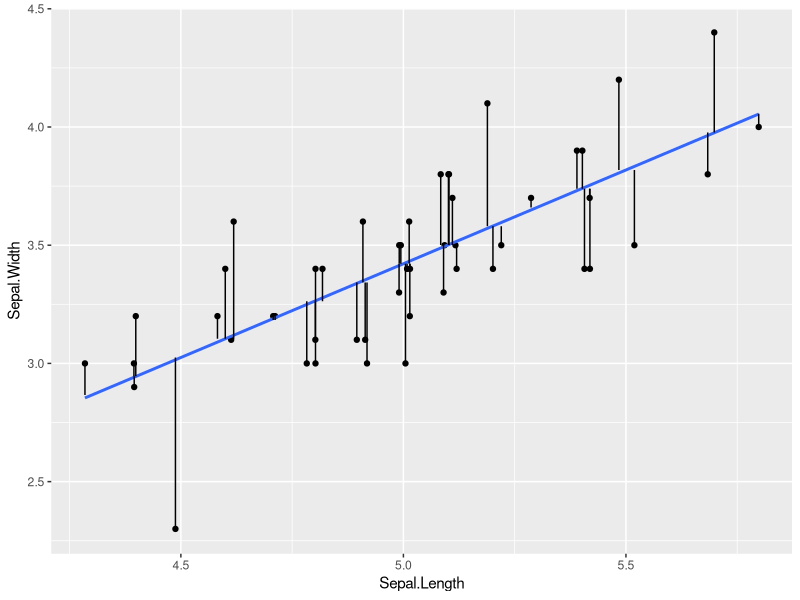
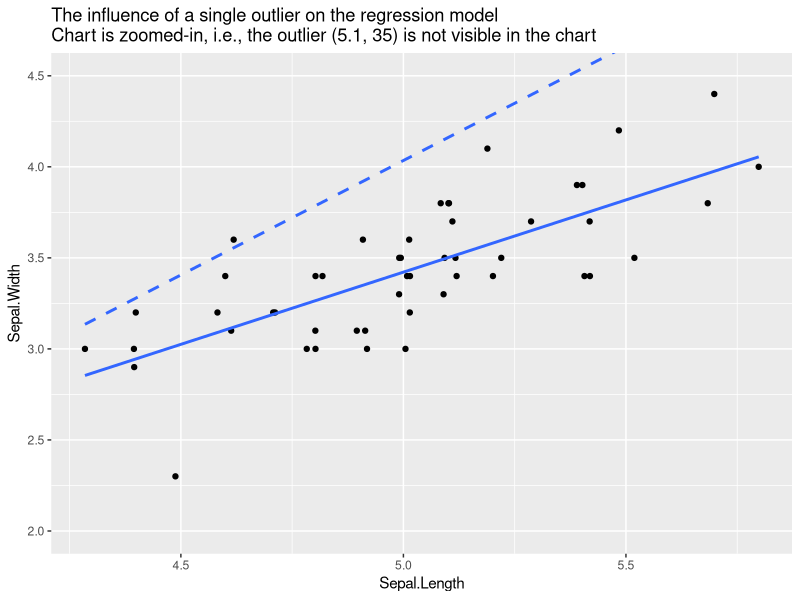

Reproduce these figures in R, in order.
## ---- chunk 1
library(tidyverse)

iris_setosa <- iris %>%
  filter(Species == "setosa") %>%
  mutate(Sepal.Length = jitter(Sepal.Length))

setosa_lm = lm(data = iris_setosa,
               formula = Sepal.Width ~ Sepal.Length)

iris_lm_errors <- iris_setosa %>%
  mutate(Sepal.Width.pred = predict(setosa_lm, 
                                    newdata = iris %>% 
                                      filter(Species == "setosa")))

ggplot(iris_lm_errors, 
       aes(x=Sepal.Length, y=Sepal.Width)) + 
  geom_point() + stat_smooth(method = "lm", se = FALSE) + 
  geom_segment(aes(x = Sepal.Length, xend = Sepal.Length, y = Sepal.Width, yend = Sepal.Width.pred))

## ---- chunk 2

iris_lm_complete <- lm(data = iris, 
                       formula = Sepal.Width ~ Sepal.Length + Petal.Width + Petal.Length)

summary(iris_lm_complete)
  
## ---- chunk 3

iris_nonlm <- lm(data = iris %>% mutate(sqaured.Length = Sepal.Length^2),
                 formula = 
                   Sepal.Width ~ 
                   Sepal.Length + Petal.Length + Petal.Width + 
                   sqaured.Length + Petal.Length*Petal.Width + 
                   factor(Species))
summary(iris_nonlm)

## ---- chunk 4

iris_setosa_outlier <- iris_setosa %>%
  add_row(Sepal.Length = 5.1, Sepal.Width = 35, Petal.Length = 1.4, Petal.Width = 0.2, Species = "setosa")

ggplot(iris_setosa_outlier, aes(x = Sepal.Length, y = Sepal.Width)) + 
  geom_point() + stat_smooth(method = "lm", se = FALSE,
                             linetype = "dashed") + 
  stat_smooth(inherit.aes = FALSE,
              method = "lm", 
              data = iris_setosa, aes(x = Sepal.Length, y = Sepal.Width), 
              se = FALSE) + 
  coord_cartesian(ylim = c(2, 4.5)) + 
  ggtitle("The influence of a single outlier on the regression model\nChart is zoomed-in, i.e., the outlier (5.1, 35) is not visible in the chart")

